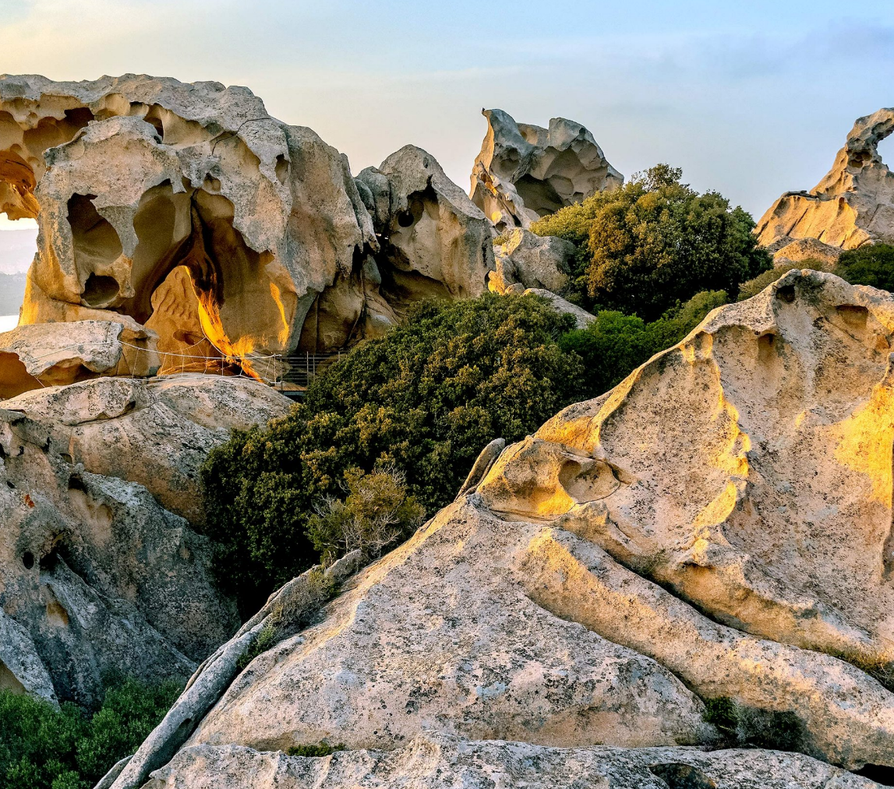
#> input picture image.png, 894 x 789 px, shrunk from 1147 x 1013 before the run
$ python 22_23_blur_sharpen.py
#> lines starting #> are read from the running program, lines starting #| are printed output that depends on the picture
import cv2
import numpy as np
import matplotlib.pyplot as plt

img =cv2.imread("image.png",0)
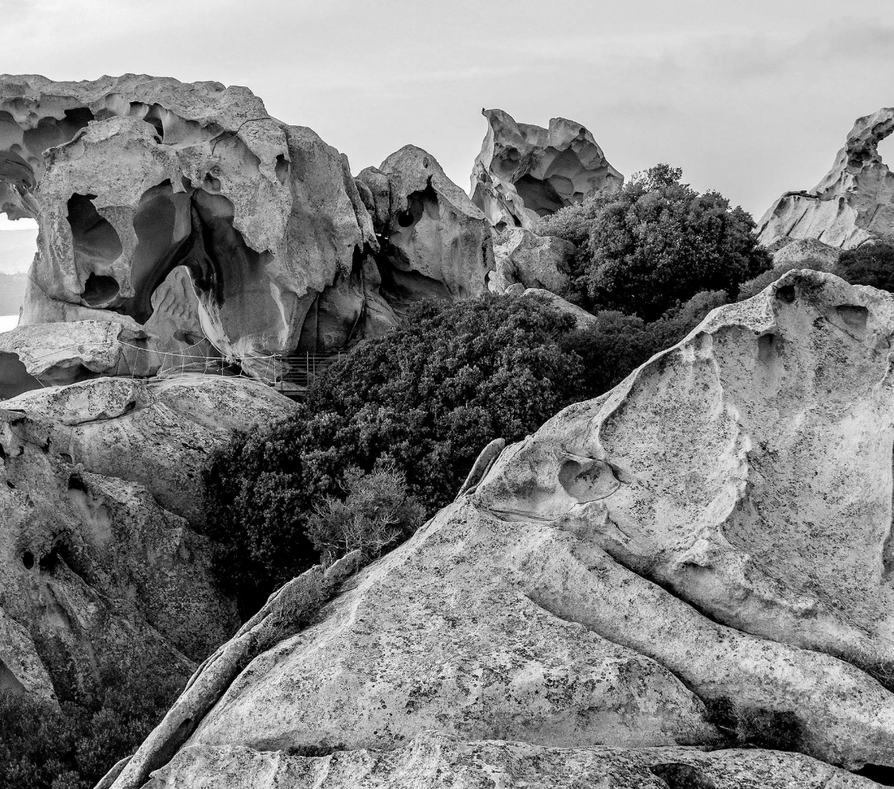
#> img: shape (789, 894); min 0, max 255, mean 128.4

# Blur kernel (3x3 averaging)
kernel = np.ones((3,3)) / 9


blur = cv2.filter2D(img, -1, kernel)
#blur = cv2.blur(img, (3,3))
# Show
plt.subplot(1,2,1)
plt.title("Original")
plt.imshow(img, cmap='gray')
plt.axis('off')

plt.subplot(1,2,2)
plt.title("Blurred")
plt.imshow(blur, cmap='gray')
plt.axis('off')

plt.show()
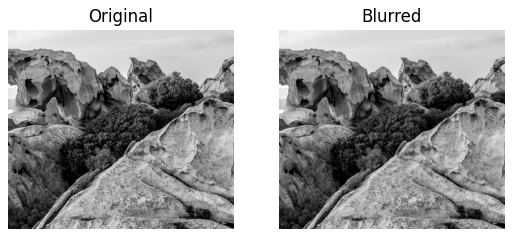
#> figure drawn by matplotlib, 2 panels

# Sharpening kernel
kernel = np.array([
    [ 0, -1,  0],
    [-1,  5, -1],
    [ 0, -1,  0]
])

sharp = cv2.filter2D(img, -1, kernel)
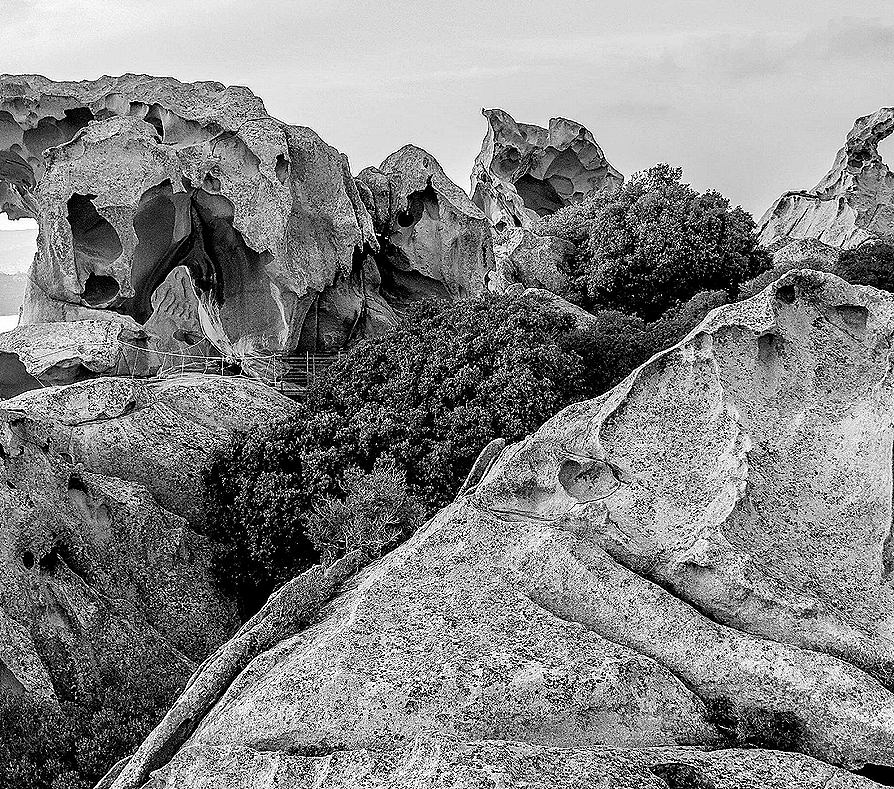
#> sharp: shape (789, 894); min 0, max 255, mean 131.2

# Show
plt.subplot(1,2,1)
plt.title("Original")
plt.imshow(img, cmap='gray')
plt.axis('off')

plt.subplot(1,2,2)
plt.title("Sharpened")
plt.imshow(sharp, cmap='gray')
plt.axis('off')

plt.show()
